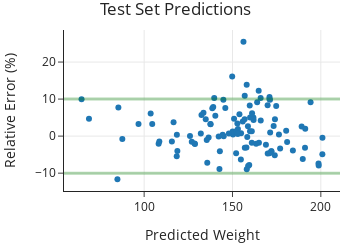

The notebook cell this image was saved under:
### Markdown cell above
Then, we can plot the relative prediction errors:

### Code cell
fig = px.scatter(x=y_pred_test, y=test_set_error,
                 title='Test Set Predictions',
                 width=350, height=250)
fig.add_hline(10, line_width=3, line_color='green')
fig.add_hline(-10, line_width=3, line_color='green')
margin(fig, t=30)
xlabel(fig, 'Predicted Weight')
ylabel(fig, 'Relative Error (%)')

### Figure 1 — Plotly figure (JSON) as saved in the notebook; plotly's stock layout.template omitted (floating-point values rounded to 4 significant figures)
{"data": [{"hovertemplate": "x=%{x}<br>y=%{y}<extra></extra>", "legendgroup": "", "marker": {"color": "#1F77B4", "symbol": "circle"}, "mode": "markers", "name": "", "orientation": "v", "showlegend": false, "type": "scatter", "x": [165.9, 157.0, 140.3, 153.1, 169.9, 189.1, 137.6, 161.8, 171.3, 168.9, 152.8, 165.0, 191.2, 189.8, 150.1, 153.9, 145.9, 145.0, 132.4, 170.9, 171.2, 139.7, 84.87, 159.9, 115.7, 118.8, 154.7, 172.0, 127.0, 155.8, 136.5, 96.82, 164.0, 125.9, 64.57, 198.8, 149.9, 158.4, 87.66, 184.2, 116.6, 149.8, 157.9, 159.5, 198.7, 161.9, 172.0, 144.4, 108.2, 128.8, 200.9, 142.9, 118.4, 163.4, 159.8, 180.4, 158.8, 85.41, 139.1, 174.7, 177.0, 135.7, 137.5, 150.3, 142.6, 194.2, 156.9, 160.0, 133.6, 200.9, 180.9, 160.9, 144.8, 156.9, 161.1, 158.1, 118.5, 174.0, 191.0, 103.7, 164.8, 170.9, 68.77, 128.5, 166.0, 134.9, 152.1, 142.2, 132.1, 173.3, 158.7, 138.6, 154.8, 160.9, 173.9, 169.9, 108.6, 158.0, 153.0, 135.4, 156.2, 152.0, 104.6, 153.0, 150.9, 148.0, 170.9, 176.3], "xaxis": "x", "y": [10.28, -3.169, 5.495, 1.91, -4.67, 2.567, 3.193, 5.044, 0.9791, -2.322, 3.421, -1.802, 2.004, -6.208, 1.274, 5.888, 7.581, -0.01766, 5.705, 10.56, 9.799, 10.27, -11.63, 1.307, -1.457, -4.042, -6.298, -4.076, -1.538, 3.973, -0.3621, 3.282, 9.172, 0.0489, 9.956, -7.943, 0.7092, -0.2283, -0.7513, -3.9, 3.731, 16.13, -3.094, -7.824, -7.393, 4.362, -4.076, 0.3872, -2.026, -2.155, -0.4563, -4.096, -5.438, -2.065, 8.288, 1.45, -8.089, 7.717, 7.835, 8.162, -3.375, -7.17, 3.268, 0.4565, -8.847, 9.162, 4.543, 5.025, 6.306, -4.912, -1.613, -1.817, 9.787, 10.88, 6.162, -8.911, 0.4043, 4.576, -3.164, 6.089, 12.24, 10.01, 4.694, -1.979, 4.226, 4.56, -4.645, -0.1339, 0.7067, 2.714, 2.68, 7.527, 0.7428, 1.291, -5.133, 8.309, -1.471, 13.9, 0.642, -1.055, 25.47, 1.308, 3.283, 0.6704, 4.706, 0.7015, -4.649, 0.406], "yaxis": "y"}], "layout": {"height": 250, "legend": {"tracegroupgap": 0}, "margin": {"t": 30}, "shapes": [{"line": {"color": "green", "width": 3}, "type": "line", "x0": 0, "x1": 1, "xref": "x domain", "y0": 10, "y1": 10, "yref": "y"}, {"line": {"color": "green", "width": 3}, "type": "line", "x0": 0, "x1": 1, "xref": "x domain", "y0": -10, "y1": -10, "yref": "y"}], "title": {"text": "Test Set Predictions"}, "width": 350, "xaxis": {"anchor": "y", "autorange": true, "domain": [0, 1], "range": [54.64, 210.8], "title": {"text": "Predicted Weight"}, "type": "linear"}, "yaxis": {"anchor": "x", "autorange": true, "domain": [0, 1], "range": [-14.82, 28.65], "title": {"text": "Relative Error (%)"}, "type": "linear"}}}
